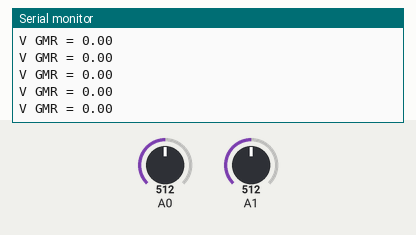
This sketch was run on a simulated Arduino Uno, built with avr-gcc and run on an emulated ATmega328P. On the bench: the last lines printed to the serial monitor. Inputs (shaded band) come from the test bench; at power-on: A1 = 512, A0 = 512.

Above: at 4.2 s.
4.3 s: A1 set to 706
At 5.4 s:
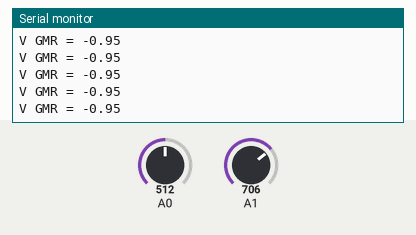
5.8 s: A1 set to 732
At 6.4 s:
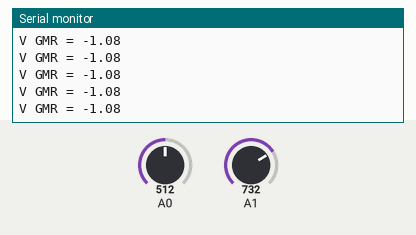
8.8 s: A0 set to 745
At 9.5 s:
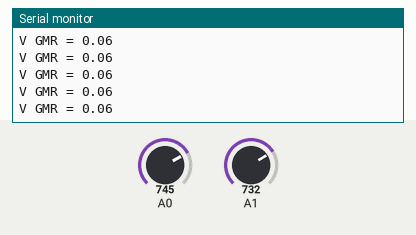
Timing chart, 0 to 11.8 s (numbered marks = the images above; inputs shaded):
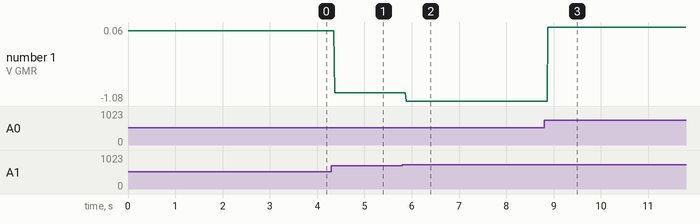

The sketch:

GMR_Analog_Sensor.ino
```cpp
/*long readVcc() {
  long result;
  // Read 1.1V reference against AVcc
  ADMUX = _BV(REFS0) | _BV(MUX3) | _BV(MUX2) | _BV(MUX1);
  delay(2); // Wait for Vref to settle
  ADCSRA |= _BV(ADSC); // Convert
  while (bit_is_set(ADCSRA,ADSC));
  result = ADCL;
  result |= ADCH<<8;
  result = 1125300L / result; // Back-calculate AVcc in mV
  return result;
}*/

int sensorPin = 0; //Define a variable for the sensor output
int sensorVal = 0;
float sensorVoltage;
double Vcc;

void setup() {
  Serial.begin(9600);
}

void loop() {
  //Vcc = readVcc()/1000.0;
  sensorVal = analogRead(0)- analogRead(1); //Read the sensor differential output voltage, out(+) on IO0 and out(-) on IO1
  //sensorVal = analogRead(sensorPin);
  //sensor = map(sensor, 4, 70, 0, 255); //Scale to sensor output to saturation level
  sensorVoltage = sensorVal * ( 5.0 / 1023.0 );
  // subtract the last reading:

  //analogWrite(3, sensor); //Output the sensor level; to IO3
  //Serial.print("GMR ADC = ");
  //Serial.print(sensorVal);
  //Serial.print("    ");
  //Serial.print("Vcc = ");
  //Serial.print(Vcc);
  //Serial.print("    ");
  Serial.print("V GMR = ");
  Serial.print(sensorVoltage);
  Serial.println(" ");
  delay(1);        // delay in between reads for stability
}
```

Measured:
- after the input at 4.3 s, the serial monitor: prints a new line after 0.07 s (image 1)
- after the input at 5.8 s, the serial monitor: prints a new line after 0.08 s (image 2)
- after the input at 8.8 s, the serial monitor: prints a new line after 0.08 s (image 3)
- plotted number 1: 0 → -0.95 after the input at 4.3 s, -0.95 → -1.08 after the input at 5.8 s, -1.08 → 0.06 after the input at 8.8 s
